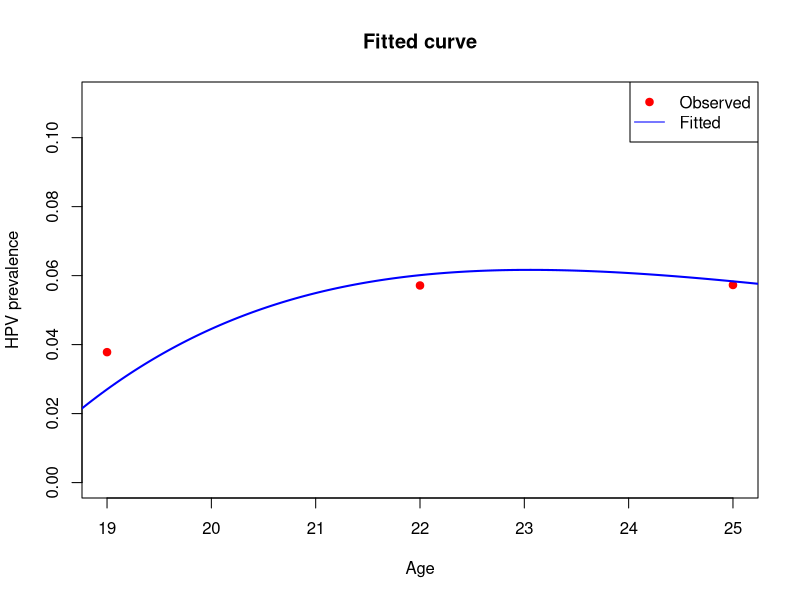

The R script that drew this image:
x <- c(19, 22, 25)               
n_total <- c(238, 315, 192)      
y_infected <- c(9, 18, 11)  

x0 <- 18                          
n_power <- 2                
f_model <- function(x, A, B, C) {
  d <- x - x0
  B + (A * d^n_power - B) * exp(-C * d)
}

neg_log_likelihood <- function(par) {
  A <- par[1]
  B <- par[2]
  C <- par[3]
  
  p <- f_model(x, A, B, C)
  p <- pmax(pmin(p, 1 - 1e-6), 1e-6)  
  
  -sum(y_infected * log(p) + (n_total - y_infected) * log(1 - p))
}

result <- optim(
  par = c(0.01, 0.1, 0.1),       
  fn = neg_log_likelihood,      
  method = "BFGS"
)




curve_x <- seq(18, 27, length.out = 200)
fitted_p <- f_model(curve_x, result$par[1], result$par[2], result$par[3])

plot(x, y_infected / n_total, col = "red", pch = 19,
     ylim = c(0, max(y_infected / n_total, fitted_p) + 0.05),
     xlab = "Age", ylab = "HPV prevalence",
     main = "Fitted curve")
lines(curve_x, fitted_p, col = "blue", lwd = 2)
legend("topright", legend = c("Observed", "Fitted"),
       col = c("red", "blue"), pch = c(19, NA), lty = c(NA, 1))
